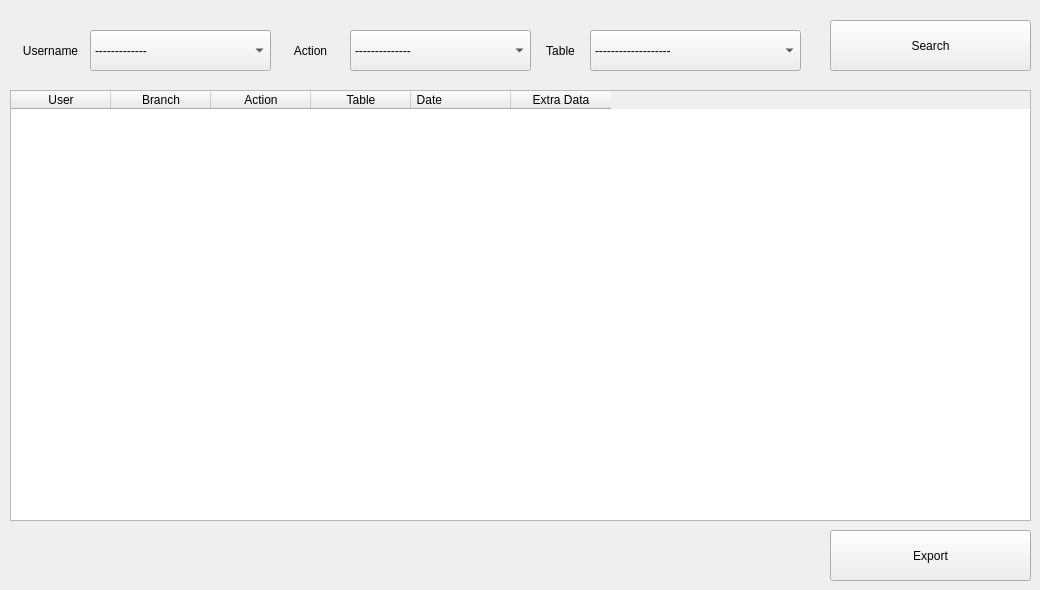
    <widget class="QWidget" name="tab_5">
     <attribute name="title">
      <string>Page</string>
     </attribute>
     <widget class="QTableWidget" name="tableWidget_7">
      <property name="geometry">
       <rect>
        <x>10</x>
        <y>90</y>
        <width>1021</width>
        <height>431</height>
       </rect>
      </property>
      <column>
       <property name="text">
        <string>User</string>
       </property>
      </column>
      <column>
       <property name="text">
        <string>Branch</string>
       </property>
      </column>
      <column>
       <property name="text">
        <string>Action</string>
       </property>
      </column>
      <column>
       <property name="text">
        <string>Table</string>
       </property>
      </column>
      <column>
       <property name="text">
        <string>Date                   </string>
       </property>
      </column>
      <column>
       <property name="text">
        <string>Extra Data</string>
       </property>
      </column>
     </widget>
     <widget class="QPushButton" name="pushButton_33">
      <property name="geometry">
       <rect>
        <x>830</x>
        <y>20</y>
        <width>201</width>
        <height>51</height>
       </rect>
      </property>
      <property name="text">
       <string>Search</string>
      </property>
      <property name="icon">
       <iconset>
        <normaloff>:/icons/loupe.png</normaloff>:/icons/loupe.png</iconset>
      </property>
     </widget>
     <widget class="QComboBox" name="comboBox_22">
      <property name="geometry">
       <rect>
        <x>350</x>
        <y>30</y>
        <width>181</width>
        <height>41</height>
       </rect>
      </property>
      <item>
       <property name="text">
        <string>--------------</string>
       </property>
      </item>
      <item>
       <property name="text">
        <string>Login</string>
       </property>
      </item>
      <item>
       <property name="text">
        <string>Logout</string>
       </property>
      </item>
      <item>
       <property name="text">
        <string>Add </string>
       </property>
      </item>
      <item>
       <property name="text">
        <string>Edit </string>
       </property>
      </item>
      <item>
       <property name="text">
        <string>Delete </string>
       </property>
      </item>
      <item>
       <property name="text">
        <string>Search</string>
       </property>
      </item>
     </widget>
     <widget class="QComboBox" name="comboBox_23">
      <property name="geometry">
       <rect>
        <x>590</x>
        <y>30</y>
        <width>211</width>
        <height>41</height>
       </rect>
      </property>
      <item>
       <property name="text">
        <string>-------------------</string>
       </property>
      </item>
      <item>
       <property name="text">
        <string>Books</string>
       </property>
      </item>
      <item>
       <property name="text">
        <string>Clients</string>
       </property>
      </item>
      <item>
       <property name="text">
        <string>History</string>
       </property>
      </item>
      <item>
       <property name="text">
        <string>Branch</string>
       </property>
      </item>
      <item>
       <property name="text">
        <string>Category</string>
       </property>
      </item>
      <item>
       <property name="text">
        <string>Daily Movements</string>
       </property>
      </item>
      <item>
       <property name="text">
        <string>Employee</string>
       </property>
      </item>
      <item>
       <property name="text">
        <string>Publisher</string>
       </property>
      </item>
      <item>
       <property name="text">
        <string>Author</string>
       </property>
      </item>
     </widget>
     <widget class="QLabel" name="label_37">
      <property name="geometry">
       <rect>
        <x>270</x>
        <y>30</y>
        <width>81</width>
        <height>41</height>
       </rect>
      </property>
      <property name="text">
       <string>Action</string>
      </property>
      <property name="alignment">
       <set>Qt::AlignCenter</set>
      </property>
     </widget>
     <widget class="QLabel" name="label_38">
      <property name="geometry">
       <rect>
        <x>540</x>
        <y>30</y>
        <width>41</width>
        <height>41</height>
       </rect>
      </property>
      <property name="text">
       <string>Table</string>
      </property>
      <property name="alignment">
       <set>Qt::AlignCenter</set>
      </property>
     </widget>
     <widget class="QPushButton" name="pushButton_31">
      <property name="enabled">
       <bool>true</bool>
      </property>
      <property name="geometry">
       <rect>
        <x>830</x>
        <y>530</y>
        <width>201</width>
        <height>51</height>
       </rect>
      </property>
      <property name="text">
       <string>Export</string>
      </property>
     </widget>
     <widget class="QComboBox" name="comboBox_28">
      <property name="geometry">
       <rect>
        <x>90</x>
        <y>30</y>
        <width>181</width>
        <height>41</height>
       </rect>
      </property>
      <item>
       <property name="text">
        <string>-------------</string>
       </property>
      </item>
     </widget>
     <widget class="QLabel" name="label_65">
      <property name="geometry">
       <rect>
        <x>10</x>
        <y>30</y>
        <width>81</width>
        <height>41</height>
       </rect>
      </property>
      <property name="text">
       <string>Username</string>
      </property>
      <property name="alignment">
       <set>Qt::AlignCenter</set>
      </property>
     </widget>
    </widget>
